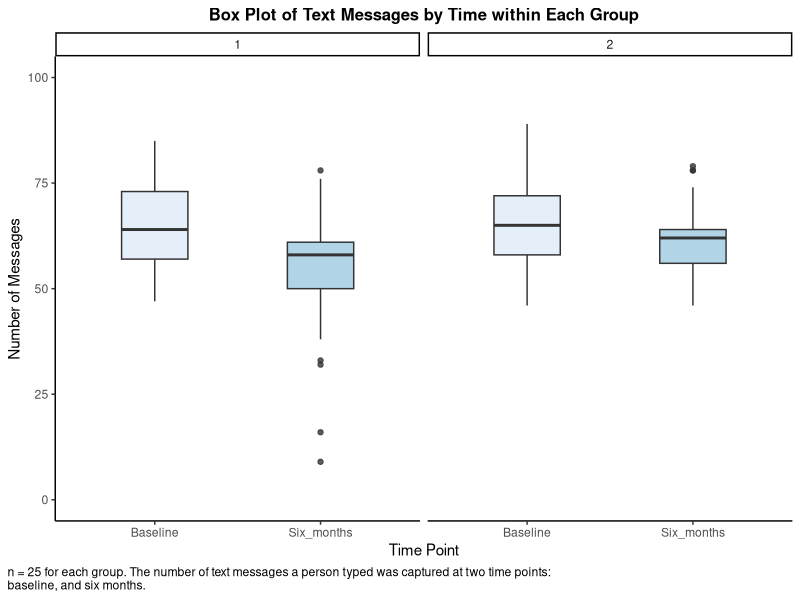
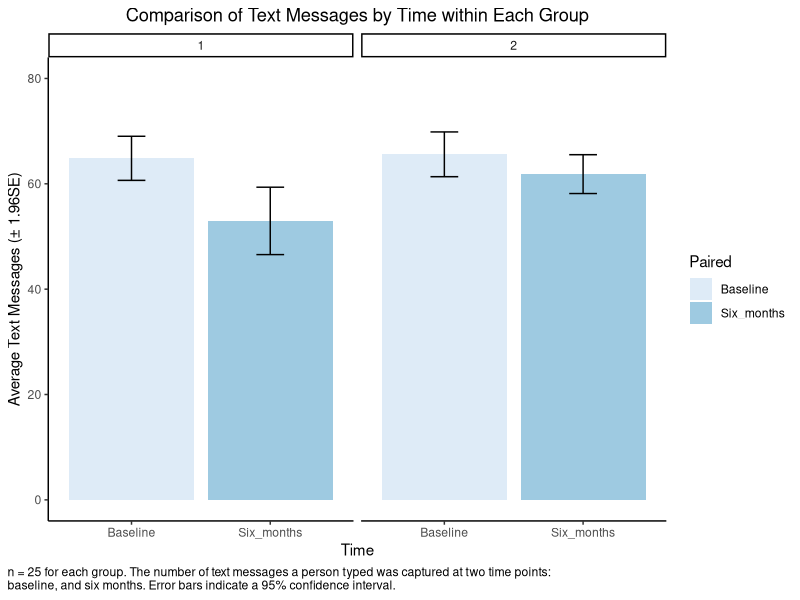

These figures' R source, in order:
## ---- chunk 1
# Setting the working directory
# Commented out because we each have different working directories
# setwd("~/Personal/Brown/BHDS2010/Assignment 3/Assignment3")

# Import libraries used in this analysis
library(tidyverse) # To use ggplot, filter, mutate, etc. tidyverse functions

# Read in the data from the csv
text_msg <- read.csv("TextMessages.csv")

# Visually examine the structure of the data
head(text_msg)
# The Group column shows the two groups of participants. The Baseline and Six_months columns contain the number of text messages measured at two separate time points. Lastly, the participant column contains the subject number.

# For visualization, we will create a long version of the text_msg dataset, 
text_msg_long <- text_msg %>% 
  pivot_longer(
    cols = c("Baseline", "Six_months"),
    names_to = "Timepoint",
    values_to = "n_Msg"
  )

# Print out the first few rows of text_msg_long to verify the pivot is correctly processed
head(text_msg_long)

# Summary statistics: We compute the summary statistics of the data, including mean, median, count, standard deviation, standard error, minimum, and maximum.
summary_stats <- text_msg_long %>%
  group_by(Group, Timepoint) %>%
  summarise(
    n = n(),
    mean = mean(n_Msg, na.rm = TRUE),
    median = median(n_Msg, na.rm = TRUE),
    stdev = sd(n_Msg, na.rm = TRUE),
    se = stdev / sqrt(n),
    min = min(n_Msg, na.rm = TRUE),
    max = max(n_Msg, na.rm = TRUE)
  )

# Next we print out the results
print(summary_stats)

# There are 25 data points in each group at each timepoint.
# Overall, the two groups display similar summary statistics at the Baseline timepoint. Group 1 and Group 2 show similar means and medians around 65, with standard deviations of 10.7-10.8. The minimum values of both groups are 46-47, and maximums are 85 and 89, respectively. 
# At the six-month timepoint, the statistics are quite different. Group 1 has a mean of 53 and median of 58, while Group 2 has a mean of 61.8 and median of 62. 
# For Group 1, the standard deviation increases to 16.3, while for Group 2, the standard deviation slightly decreases to 9.41. Group 1 sees more extreme values on the downside, with a minimum of 9 text messages. Both groups see the maximum number of text messages near 80.

# Visualization 1: We first create box plots of text messages stratified by Group and Time
# Caption for chart to explain the data
vis_1_caption = "n = 25 for each group. The number of text messages a person typed was captured at two time points: baseline, and six months."   
# Start a blank canvas, clarify the data on two axes
# Box plot, set width and color opacity
# Define faceted chart
# Choose color palette
# Add axis labels, title, and caption
# Choose theme
# Set title and caption location
text_msg_long %>% ggplot (aes(x = Timepoint, y = n_Msg, fill = Timepoint)) +      
  geom_boxplot(width = 0.4, alpha = 0.8) +                   
  facet_grid(. ~ Group) +
  coord_cartesian(ylim = c(0, 100)) +
  scale_fill_brewer("Paired") +                              
  labs(x = "Time Point", y = "Number of Messages",           
       title = "Box Plot of Text Messages by Time within Each Group",
       caption = str_wrap(vis_1_caption, width = 100)) +
  theme_classic() +                                          
  theme(legend.position = "none",                            
        plot.title = element_text(face = "bold", size = 12, hjust = 0.5),
        plot.caption.position = "plot",
        plot.caption = element_text(hjust = 0))

# The box plot shows that the number of text messages sent decreases from the Baseline observation to that six months later. The decrease appears more significant in Group 1 than Group 2, which we have shown above in the summary statistics section.
# The number of text messages six months later for Group 1 contains several outliers on the downside, with the minimum being 9 messages.

# Visualization 2: We then create bar charts of text messages stratified by Group and Time.
# Caption for chart to explain the data
vis_2_caption = "n = 25 for each group. The number of text messages a person typed was captured at two time points: baseline, and six months. Error bars indicate a 95% confidence interval."  
# Start a blank canvas, clarify the data on two axes
# Define a bar chart, where the height of the bars represents the means
# Define error bars to be +-1.96 standard error, i.e. 95% CI
# Define faceted chart
# Add axis labels, title, and caption
# Set title and caption location
ggplot(summary_stats, aes(x = Timepoint, y = mean, fill = Timepoint)) +           
  geom_bar(stat = "identity", position = "dodge") +          
  geom_errorbar(aes(ymin = mean - 1.96*se, 
                    ymax = mean + 1.96*se),                  
                width = 0.2, position = position_dodge(width = 0.9)) +                    
  facet_wrap(. ~ Group) +
  coord_cartesian(ylim = c(0, 80)) +
  scale_fill_brewer("Paired") +  
  labs(                                                      
    title = "Comparison of Text Messages by Time within Each Group",
    x = "Time",
    y = "Average Text Messages (± 1.96SE)",
    fill = "Time Period",
    caption = str_wrap(vis_2_caption, width = 100)
  ) +
  theme_classic() +
  theme(                                                     
    plot.title = element_text(hjust = 0.5),
    legend.position = "right",
    plot.caption.position = "plot",
    plot.caption = element_text(hjust = 0)
  )

# Group 1 shows a significant decrease in the average number of text messages sent, dropping from approximately 65 at Baseline to about 53 at the six-month mark. The error bars (which represent 95% CI) do not overlap, suggesting this change is statistically significant.
# Group 2 shows only a slight decrease in the average number of text messages sent, from approximately 66 at Baseline to 62 at six months. The error bars for these two time points overlap, suggesting this small drop is likely not statistically significant.


# In summary, while both groups started with a similar average, Group 1 experienced a much larger and more statistically significant reduction in text messages after six months compared to Group 2.
